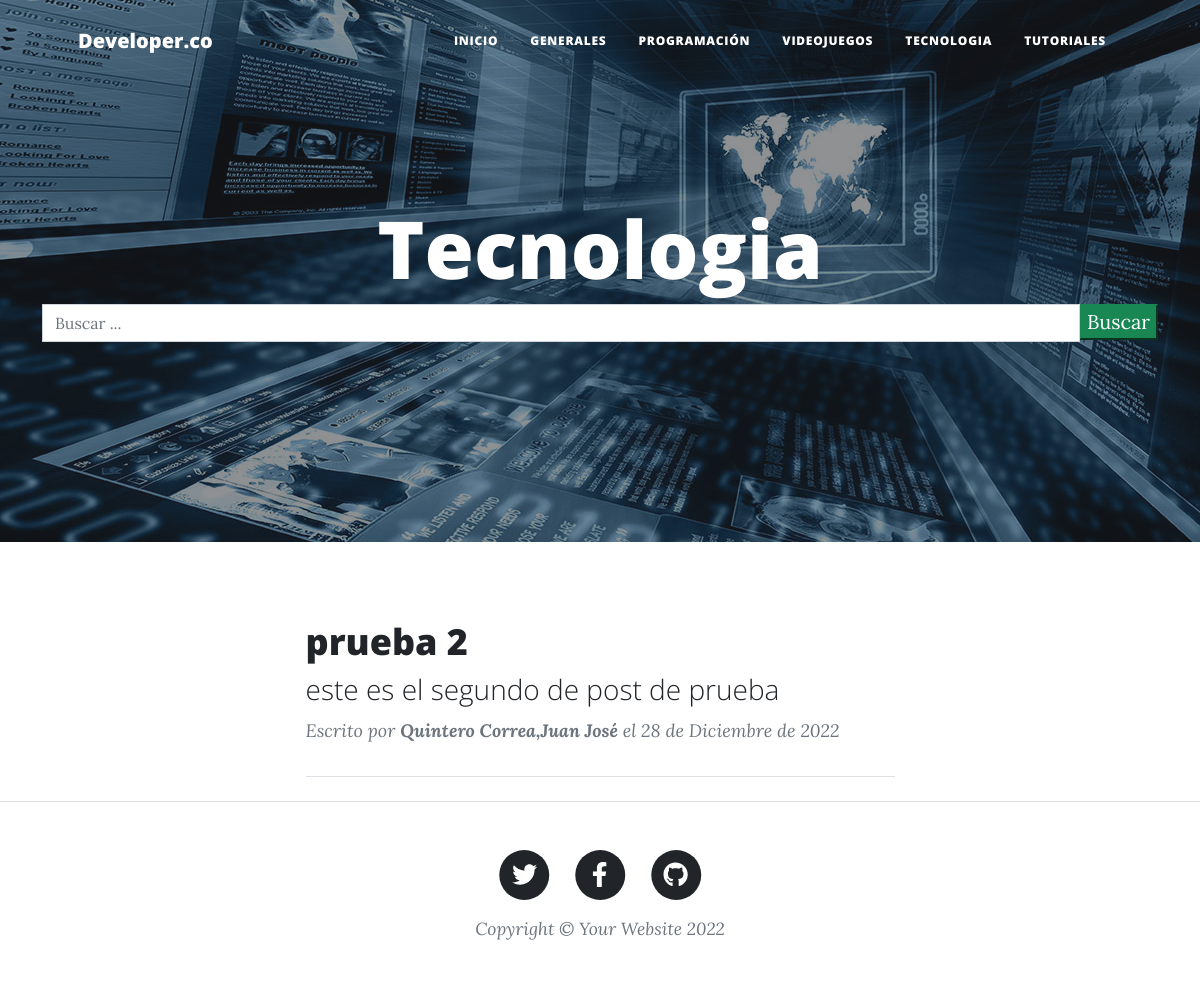
Page /tecnologia/ on the earlier database version.
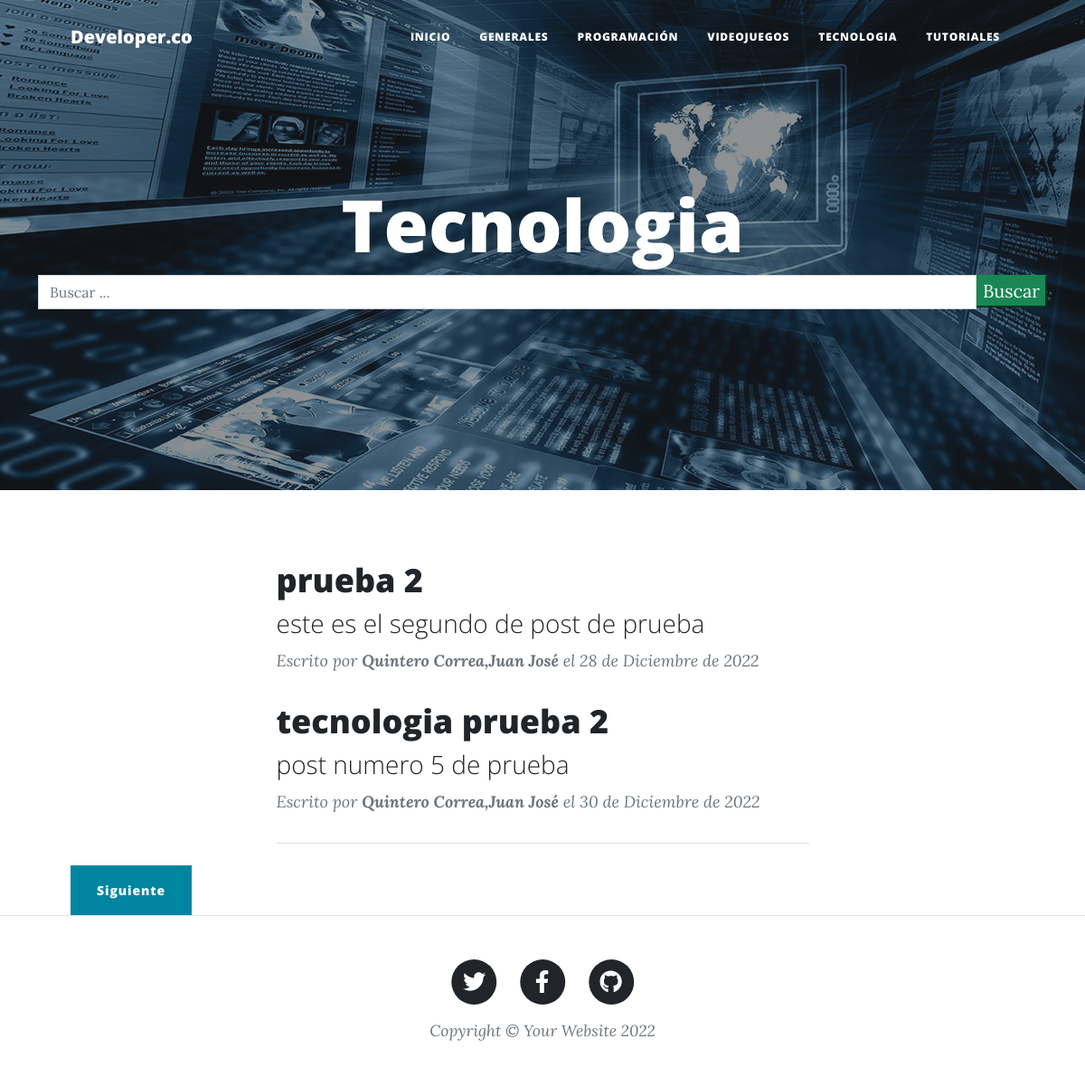
Same page on the later database version.
### blog/models.py (models this page shows, shortened)
class Post(models.Model):
    id = models.AutoField(primary_key=True)
    titulo = models.CharField('Titulo',max_length=90,blank=False,null=False)
    slug = models.CharField('Slug',max_length=100,null=False,blank=False)
    descripcion = models.CharField('Descripción',max_length=110,blank=False,null=False)
    contenido = RichTextField('Contenido')
    imagen = models.URLField(max_length=255,blank=False,null=False)
    autor = models.ForeignKey(Autor, on_delete=models.CASCADE)
    categoria = models.ForeignKey(Categoria, on_delete=models.CASCADE)
    estado = models.BooleanField('Publicado/No Publicado',default=True)
    fecha_creacion = models.DateField('Fecha de Creación',auto_now=False,auto_now_add=True)
    class Meta:
        verbose_name = 'Post'
        verbose_name_plural = 'Posts'

class Autor(models.Model):
    id = models.AutoField(primary_key=True)
    nombres = models.CharField("Nombres de Autor",max_length=255,null=False,blank=False)
    apellidos = models.CharField("Apellidos de autor",max_length=255,null=False,blank=False)
    facebook = models.URLField("Facebook",null=True,blank=True)
    instagram = models.URLField("Instagram",null=True,blank=True)
    web = models.URLField("Web",null=True,blank=True)
    facebook = models.URLField("Facebook",null=True,blank=True)
    correo = models.EmailField("Correo Electrónico",blank=False,null=False)
    estado = models.BooleanField("Autor ACtivo/Autor no Activo",default=True)
    fecha_creacion = models.DateField("Fecha de Creación",auto_now=False,auto_now_add=True)
    class Meta:
        verbose_name = 'Autor'
        verbose_name_plural = 'Autores'
    def __str__(self):
        return '{0},{1}'.format(self.apellidos, self.nombres)

### blog/views.py (the view, shortened to what this page needs)
# urls.py: path('tecnologia/', tecnologia, name = 'tecnologia'),
def tecnologia(request):
    queryset = request.GET.get("buscar")
    posts = Post.objects.filter(
        estado = True,
        categoria = Categoria.objects.get(nombre__iexact = 'Tecnologia')
    )
    paginator = Paginator(posts,2)
    page = request.GET.get('page')
    posts = paginator.get_page(page)
    return render(request, 'tecnologia.html',{'posts':posts})

### templates/tecnologia.html (shortened to what this page needs)
{% extends 'index.html' %}
{% load static %}
{% block imagen %}
    <header class="masthead" style="background-image: url('{% static 'assets/img/tecnologia.jpg' %}')">
{% endblock imagen %}
{% block titulo_principal %}
    Tecnologia
{% endblock titulo_principal%}

### templates/index.html (shortened to what the changed rows need)
{% load static %}
<!DOCTYPE html>
<html lang="es">
    <head>
        <link href="{% static 'css/styles.css' %}" rel="stylesheet" />
    </head>
    <body>
        {% block imagen %}<header class="masthead" style="background-image: url('{% static 'assets/img/home-bg.jpg' %}')">{% endblock imagen %}
            <div class="container position-relative px-4 px-lg-5">
                <div class="row gx-4 gx-lg-5 justify-content-center">
                    <div class="col-md-10 col-lg-8 col-xl-7">
                        <div class="site-heading">
                            <h1>{% block titulo_principal %}Blog Developer.co{% endblock titulo_principal %}</h1>
                        </div>
                    </div>
                </div>
            </div>
        </header>
        <div class="container px-4 px-lg-5">
            <div class="row gx-4 gx-lg-5 justify-content-center">
                <div class="col-md-10 col-lg-8 col-xl-7">
                    {% block contenido %}
                        {% if posts %}
                            {% for post in posts %}
                                <div class="post-preview">
                                    <a href="{% url 'blog:detalle_post' post.slug %}">
                                        <h2 class="post-title">{{ post.titulo }}</h2>
                                        <h3 class="post-subtitle">{{ post.descripcion }}</h3>
                                    </a>
                                    <p class="post-meta">Escrito por
                                        <strong>{{ post.autor }}</strong> el
                                        {{ post.fecha_creacion }}
                                    </p>
                                </div>
                            {% endfor %}
                        {% else %}
                                <h1>No existen post registrados</h1>
                        {% endif %}
                    {% endblock contenido %}
                </div>
            </div>
            <div class="row">
                <div class="col-md-12 col-lg-12 col-sm-12 col-xs-12">
                    <div class="col-md-6 col-sm-6 col-lg-6 col-xs-6 float-right">
                        {% if posts.has_next %}
                            <div class="clearfix">
                                <a href="?page={{ posts.next_page_number }}{% if request.GET.search %} &q={{ request.GET.search}}{% endif %}" class="btn btn-primary float-right">Siguiente</a>
                            </div>
                        {% endif %}
                    </div>
                </div>
            </div>
        </div>
    </body>
</html>

Differences in the rows shown:
added Post: titulo "tecnologia prueba 2", descripcion "post numero 5 de prueba", autor "Quintero Correa,Juan José", fecha_creacion "30 de Diciembre de 2022"
Other differences:
text now shown: "Siguiente"
